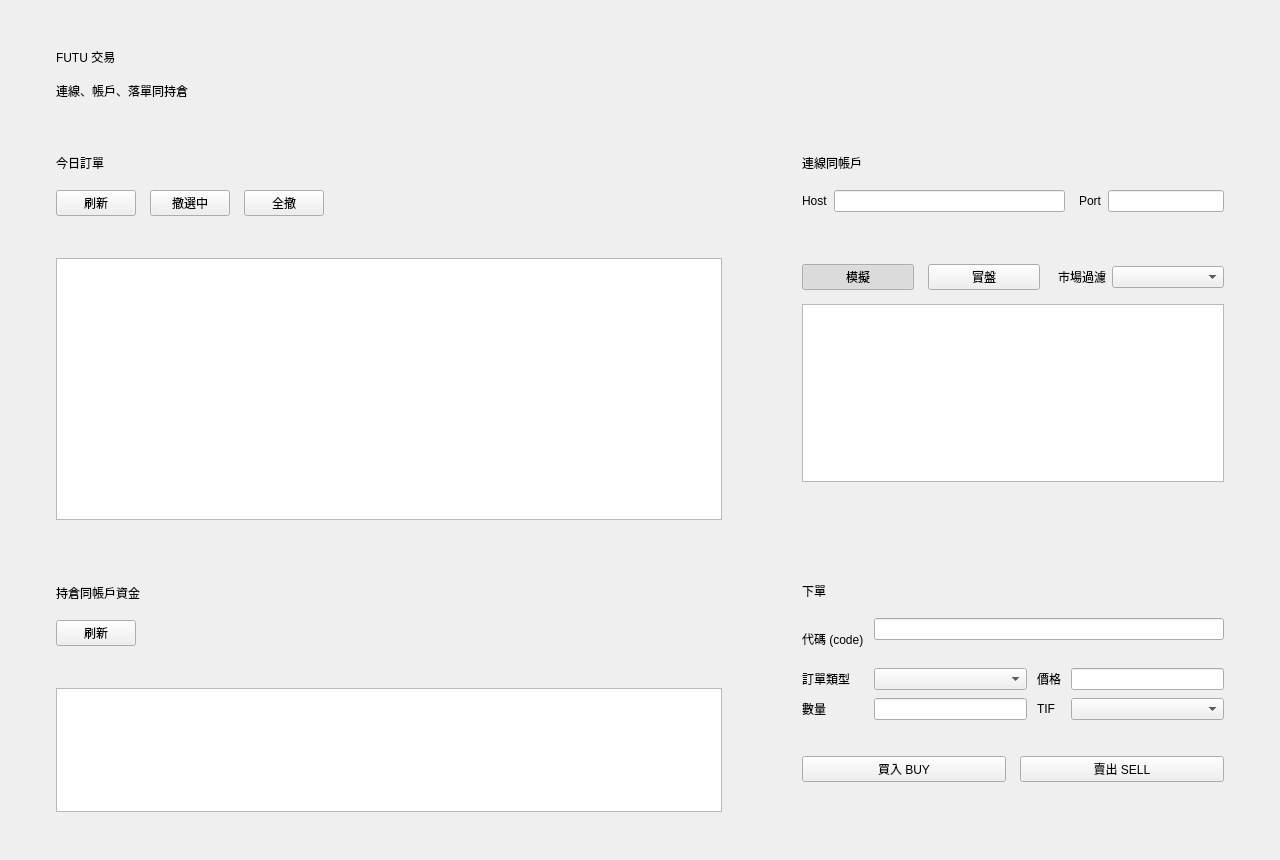
<?xml version="1.0" encoding="UTF-8"?>
<ui version="4.0">
 <class>FutuTradePage</class>
 <!--
   FUTU 交易頁排版（Qt Designer 可開）。身份契約：objectName == page 入面嘅 Python 屬性名
   （QUiLoader 會將子 widget 掛做 root attribute），改名要兩邊同步。
   `og` / `role` 呢類自訂 dynamic property Designer 帶唔住 → 一律由 futu_trade_page._STAMP 喺 load 後注入。
   欄位/卡片比例用 sizePolicy 嘅 horstretch/verstretch（= Designer「Layout Stretch」），
   因為 `.ui` 嘅 <item> 唔帶 stretch 屬性（uic: Unexpected attribute stretch）；root 級要
   剩餘高度歸某區，就包一個 wrapper widget 帶 verstretch（見 cols_wrap）。
   Designer 改呢檔時注意：QGridLayout 間距屬性名必須係 horizontalSpacing/verticalSpacing
   （寫 hspacing/vspacing 會被 uic 靜靜丟掉，實測變返 6）；card 嘅 vsizetype 唔好寫 Fixed。
   表格欄數、下拉 item、TIF/市場選項嘅「數量」全部屬資料 → 由 code 填，呢檔唔使改。
 -->
 <widget class="QWidget" name="futu_trade_page">
  <property name="geometry">
   <rect><x>0</x><y>0</y><width>1280</width><height>860</height></rect>
  </property>
  <layout class="QVBoxLayout" name="pageLayout">
   <property name="leftMargin"><number>24</number></property>
   <property name="topMargin"><number>24</number></property>
   <property name="rightMargin"><number>24</number></property>
   <property name="bottomMargin"><number>24</number></property>
   <property name="spacing"><number>6</number></property>

   <!-- ── Header card（pagetitle / pagebody 靠 app-level [og="pagecard"] + [role=...] style）
        淨係 verstretch=0（唔食剩餘高度）；vsizetype 必須 Preferred，Fixed 會令
        QWidgetItem 把 item 最小高度抬到 sizeHint，成頁 minimumSizeHint 多 28px ── -->
   <item>
    <widget class="QWidget" name="header_card">
     <property name="sizePolicy">
      <sizepolicy hsizetype="Preferred" vsizetype="Preferred">
       <horstretch>0</horstretch><verstretch>0</verstretch>
      </sizepolicy>
     </property>
     <layout class="QVBoxLayout" name="headerLayout">
      <property name="leftMargin"><number>32</number></property>
      <property name="topMargin"><number>24</number></property>
      <property name="rightMargin"><number>32</number></property>
      <property name="bottomMargin"><number>24</number></property>
      <property name="spacing"><number>6</number></property>
      <item>
       <widget class="QLabel" name="title_lbl">
        <property name="text"><string>FUTU 交易</string></property>
       </widget>
      </item>
      <item>
       <spacer name="headerGap">
        <property name="orientation"><enum>Qt::Orientation::Vertical</enum></property>
        <property name="sizeType"><enum>QSizePolicy::Policy::Fixed</enum></property>
        <property name="sizeHint" stdset="0"><size><width>0</width><height>10</height></size></property>
       </spacer>
      </item>
      <item>
       <widget class="QLabel" name="body_lbl">
        <property name="wordWrap"><bool>true</bool></property>
        <property name="text"><string>連線、帳戶、落單同持倉</string></property>
       </widget>
      </item>
     </layout>
    </widget>
   </item>

   <!-- ── 兩欄主區：左 = 今日訂單 + 持倉資金（horstretch 3）/ 右 = 連線帳戶 + 下單（2）── -->
   <item>
    <widget class="QWidget" name="cols_wrap">
     <!-- verstretch 1：root 剩餘高度全歸兩欄主區（等同命令式 v.addLayout(cols, 1)） -->
     <property name="sizePolicy">
      <sizepolicy hsizetype="Preferred" vsizetype="Preferred">
       <horstretch>0</horstretch><verstretch>1</verstretch>
      </sizepolicy>
     </property>
     <layout class="QHBoxLayout" name="colsLayout">
      <property name="leftMargin"><number>0</number></property>
      <property name="topMargin"><number>0</number></property>
      <property name="rightMargin"><number>0</number></property>
      <property name="bottomMargin"><number>0</number></property>
      <property name="spacing"><number>16</number></property>
      <item>
       <widget class="QWidget" name="left_col">
        <property name="sizePolicy">
         <sizepolicy hsizetype="Preferred" vsizetype="Preferred">
          <horstretch>3</horstretch><verstretch>0</verstretch>
         </sizepolicy>
        </property>
        <layout class="QVBoxLayout" name="leftCol">
         <property name="leftMargin"><number>0</number></property>
         <property name="topMargin"><number>0</number></property>
         <property name="rightMargin"><number>0</number></property>
         <property name="bottomMargin"><number>0</number></property>
         <property name="spacing"><number>16</number></property>

         <!-- 今日訂單 card（verstretch 3 = 佔左欄 3/5 高度）-->
         <item>
          <widget class="QWidget" name="orders_card">
           <property name="sizePolicy">
            <sizepolicy hsizetype="Preferred" vsizetype="Preferred">
             <horstretch>0</horstretch><verstretch>3</verstretch>
            </sizepolicy>
           </property>
           <layout class="QVBoxLayout" name="ordersCardLayout">
            <property name="leftMargin"><number>32</number></property>
            <property name="topMargin"><number>24</number></property>
            <property name="rightMargin"><number>32</number></property>
            <property name="bottomMargin"><number>24</number></property>
            <property name="spacing"><number>6</number></property>
            <item>
             <widget class="QLabel" name="orders_title_lbl">
              <property name="text"><string>今日訂單</string></property>
             </widget>
            </item>
            <item>
             <spacer name="ordersHeadGap">
              <property name="orientation"><enum>Qt::Orientation::Vertical</enum></property>
              <property name="sizeType"><enum>QSizePolicy::Policy::Fixed</enum></property>
              <property name="sizeHint" stdset="0"><size><width>0</width><height>12</height></size></property>
             </spacer>
            </item>
            <item>
             <layout class="QHBoxLayout" name="ordersBtnRow">
              <property name="leftMargin"><number>0</number></property>
              <property name="topMargin"><number>0</number></property>
              <property name="rightMargin"><number>0</number></property>
              <property name="bottomMargin"><number>0</number></property>
              <property name="spacing"><number>6</number></property>
              <item>
               <widget class="QPushButton" name="orders_refresh_btn">
                <property name="text"><string>刷新</string></property>
               </widget>
              </item>
              <item>
               <spacer name="ordersBtnGap1">
                <property name="orientation"><enum>Qt::Orientation::Horizontal</enum></property>
                <property name="sizeType"><enum>QSizePolicy::Policy::Fixed</enum></property>
                <property name="sizeHint" stdset="0"><size><width>8</width><height>0</height></size></property>
               </spacer>
              </item>
              <item>
               <widget class="QPushButton" name="cancel_sel_btn">
                <property name="text"><string>撤選中</string></property>
               </widget>
              </item>
              <item>
               <spacer name="ordersBtnGap2">
                <property name="orientation"><enum>Qt::Orientation::Horizontal</enum></property>
                <property name="sizeType"><enum>QSizePolicy::Policy::Fixed</enum></property>
                <property name="sizeHint" stdset="0"><size><width>8</width><height>0</height></size></property>
               </spacer>
              </item>
              <item>
               <widget class="QPushButton" name="cancel_all_btn">
                <property name="text"><string>全撤</string></property>
               </widget>
              </item>
              <item>
               <spacer name="ordersBtnStretch">
                <property name="orientation"><enum>Qt::Orientation::Horizontal</enum></property>
                <property name="sizeType"><enum>QSizePolicy::Policy::Expanding</enum></property>
                <property name="sizeHint" stdset="0"><size><width>0</width><height>0</height></size></property>
               </spacer>
              </item>
             </layout>
            </item>
            <item>
             <spacer name="ordersStatusGap">
              <property name="orientation"><enum>Qt::Orientation::Vertical</enum></property>
              <property name="sizeType"><enum>QSizePolicy::Policy::Fixed</enum></property>
              <property name="sizeHint" stdset="0"><size><width>0</width><height>8</height></size></property>
             </spacer>
            </item>
            <item>
             <widget class="QLabel" name="orders_status_lbl">
              <property name="wordWrap"><bool>true</bool></property>
              <property name="text"><string/></property>
             </widget>
            </item>
            <item>
             <spacer name="ordersTableGap">
              <property name="orientation"><enum>Qt::Orientation::Vertical</enum></property>
              <property name="sizeType"><enum>QSizePolicy::Policy::Fixed</enum></property>
              <property name="sizeHint" stdset="0"><size><width>0</width><height>8</height></size></property>
             </spacer>
            </item>
            <!-- 欄數 = ORDER_COLS（屬資料）→ _config_table 設；欄名 i18n → _apply_headers -->
            <item>
             <widget class="QTableWidget" name="orders_table"/>
            </item>
           </layout>
          </widget>
         </item>

         <!-- 持倉同帳戶資金 card（verstretch 2）-->
         <item>
          <widget class="QWidget" name="pos_card">
           <property name="sizePolicy">
            <sizepolicy hsizetype="Preferred" vsizetype="Preferred">
             <horstretch>0</horstretch><verstretch>2</verstretch>
            </sizepolicy>
           </property>
           <layout class="QVBoxLayout" name="posCardLayout">
            <property name="leftMargin"><number>32</number></property>
            <property name="topMargin"><number>24</number></property>
            <property name="rightMargin"><number>32</number></property>
            <property name="bottomMargin"><number>24</number></property>
            <property name="spacing"><number>6</number></property>
            <item>
             <widget class="QLabel" name="pos_title_lbl">
              <property name="text"><string>持倉同帳戶資金</string></property>
             </widget>
            </item>
            <item>
             <spacer name="posHeadGap">
              <property name="orientation"><enum>Qt::Orientation::Vertical</enum></property>
              <property name="sizeType"><enum>QSizePolicy::Policy::Fixed</enum></property>
              <property name="sizeHint" stdset="0"><size><width>0</width><height>12</height></size></property>
             </spacer>
            </item>
            <item>
             <layout class="QHBoxLayout" name="posBtnRow">
              <property name="leftMargin"><number>0</number></property>
              <property name="topMargin"><number>0</number></property>
              <property name="rightMargin"><number>0</number></property>
              <property name="bottomMargin"><number>0</number></property>
              <property name="spacing"><number>6</number></property>
              <item>
               <widget class="QPushButton" name="pos_refresh_btn">
                <property name="text"><string>刷新</string></property>
               </widget>
              </item>
              <item>
               <spacer name="posBtnStretch">
                <property name="orientation"><enum>Qt::Orientation::Horizontal</enum></property>
                <property name="sizeType"><enum>QSizePolicy::Policy::Expanding</enum></property>
                <property name="sizeHint" stdset="0"><size><width>0</width><height>0</height></size></property>
               </spacer>
              </item>
             </layout>
            </item>
            <item>
             <spacer name="posAccinfoGap">
              <property name="orientation"><enum>Qt::Orientation::Vertical</enum></property>
              <property name="sizeType"><enum>QSizePolicy::Policy::Fixed</enum></property>
              <property name="sizeHint" stdset="0"><size><width>0</width><height>8</height></size></property>
             </spacer>
            </item>
            <item>
             <widget class="QLabel" name="accinfo_lbl">
              <property name="wordWrap"><bool>true</bool></property>
              <property name="text"><string/></property>
             </widget>
            </item>
            <item>
             <spacer name="posTableGap">
              <property name="orientation"><enum>Qt::Orientation::Vertical</enum></property>
              <property name="sizeType"><enum>QSizePolicy::Policy::Fixed</enum></property>
              <property name="sizeHint" stdset="0"><size><width>0</width><height>8</height></size></property>
             </spacer>
            </item>
            <item>
             <widget class="QTableWidget" name="pos_table"/>
            </item>
           </layout>
          </widget>
         </item>
        </layout>
       </widget>
      </item>

      <item>
       <widget class="QWidget" name="right_col">
        <property name="sizePolicy">
         <sizepolicy hsizetype="Preferred" vsizetype="Preferred">
          <horstretch>2</horstretch><verstretch>0</verstretch>
         </sizepolicy>
        </property>
        <layout class="QVBoxLayout" name="rightCol">
         <property name="leftMargin"><number>0</number></property>
         <property name="topMargin"><number>0</number></property>
         <property name="rightMargin"><number>0</number></property>
         <property name="bottomMargin"><number>0</number></property>
         <property name="spacing"><number>16</number></property>

         <!-- 連線同帳戶 card（連線/斷開按鈕已刪 — 默認自動連線，狀態只喺 conn_status_lbl 如實反映）-->
         <item>
          <widget class="QWidget" name="conn_card">
           <layout class="QVBoxLayout" name="connCardLayout">
            <property name="leftMargin"><number>32</number></property>
            <property name="topMargin"><number>24</number></property>
            <property name="rightMargin"><number>32</number></property>
            <property name="bottomMargin"><number>24</number></property>
            <property name="spacing"><number>6</number></property>
            <item>
             <widget class="QLabel" name="conn_title_lbl">
              <property name="text"><string>連線同帳戶</string></property>
             </widget>
            </item>
            <item>
             <spacer name="connHeadGap">
              <property name="orientation"><enum>Qt::Orientation::Vertical</enum></property>
              <property name="sizeType"><enum>QSizePolicy::Policy::Fixed</enum></property>
              <property name="sizeHint" stdset="0"><size><width>0</width><height>12</height></size></property>
             </spacer>
            </item>
            <item>
             <layout class="QHBoxLayout" name="hostRow">
              <property name="leftMargin"><number>0</number></property>
              <property name="topMargin"><number>0</number></property>
              <property name="rightMargin"><number>0</number></property>
              <property name="bottomMargin"><number>0</number></property>
              <property name="spacing"><number>6</number></property>
              <item>
               <widget class="QLabel" name="host_lbl">
                <property name="text"><string>Host</string></property>
               </widget>
              </item>
              <item>
               <widget class="QLineEdit" name="host_edit">
                <property name="sizePolicy">
                 <sizepolicy hsizetype="Expanding" vsizetype="Fixed">
                  <horstretch>2</horstretch><verstretch>0</verstretch>
                 </sizepolicy>
                </property>
               </widget>
              </item>
              <item>
               <spacer name="hostPortGap">
                <property name="orientation"><enum>Qt::Orientation::Horizontal</enum></property>
                <property name="sizeType"><enum>QSizePolicy::Policy::Fixed</enum></property>
                <property name="sizeHint" stdset="0"><size><width>8</width><height>0</height></size></property>
               </spacer>
              </item>
              <item>
               <widget class="QLabel" name="port_lbl">
                <property name="text"><string>Port</string></property>
               </widget>
              </item>
              <item>
               <widget class="QLineEdit" name="port_edit">
                <property name="sizePolicy">
                 <sizepolicy hsizetype="Expanding" vsizetype="Fixed">
                  <horstretch>1</horstretch><verstretch>0</verstretch>
                 </sizepolicy>
                </property>
               </widget>
              </item>
             </layout>
            </item>
            <item>
             <spacer name="connStatusGap1">
              <property name="orientation"><enum>Qt::Orientation::Vertical</enum></property>
              <property name="sizeType"><enum>QSizePolicy::Policy::Fixed</enum></property>
              <property name="sizeHint" stdset="0"><size><width>0</width><height>8</height></size></property>
             </spacer>
            </item>
            <item>
             <spacer name="connStatusGap2">
              <property name="orientation"><enum>Qt::Orientation::Vertical</enum></property>
              <property name="sizeType"><enum>QSizePolicy::Policy::Fixed</enum></property>
              <property name="sizeHint" stdset="0"><size><width>0</width><height>10</height></size></property>
             </spacer>
            </item>
            <item>
             <widget class="QLabel" name="conn_status_lbl">
              <property name="wordWrap"><bool>true</bool></property>
              <property name="text"><string/></property>
             </widget>
            </item>
            <item>
             <spacer name="envRowGap">
              <property name="orientation"><enum>Qt::Orientation::Vertical</enum></property>
              <property name="sizeType"><enum>QSizePolicy::Policy::Fixed</enum></property>
              <property name="sizeHint" stdset="0"><size><width>0</width><height>8</height></size></property>
             </spacer>
            </item>
            <!-- 環境切換（SIM/REAL exclusive — QButtonGroup 屬行為，由 code 組）+ 市場過濾
                 （MARKET_FILTERS 屬資料 → code 填 item）。預設 SIM = 安全邊。 -->
            <item>
             <layout class="QHBoxLayout" name="envRow">
              <property name="leftMargin"><number>0</number></property>
              <property name="topMargin"><number>0</number></property>
              <property name="rightMargin"><number>0</number></property>
              <property name="bottomMargin"><number>0</number></property>
              <property name="spacing"><number>6</number></property>
              <item>
               <widget class="QPushButton" name="env_sim_btn">
                <property name="sizePolicy">
                 <sizepolicy hsizetype="Expanding" vsizetype="Fixed">
                  <horstretch>1</horstretch><verstretch>0</verstretch>
                 </sizepolicy>
                </property>
                <property name="checkable"><bool>true</bool></property>
                <property name="checked"><bool>true</bool></property>
                <property name="text"><string>模擬</string></property>
               </widget>
              </item>
              <item>
               <spacer name="envBtnGap">
                <property name="orientation"><enum>Qt::Orientation::Horizontal</enum></property>
                <property name="sizeType"><enum>QSizePolicy::Policy::Fixed</enum></property>
                <property name="sizeHint" stdset="0"><size><width>8</width><height>0</height></size></property>
               </spacer>
              </item>
              <item>
               <widget class="QPushButton" name="env_real_btn">
                <property name="sizePolicy">
                 <sizepolicy hsizetype="Expanding" vsizetype="Fixed">
                  <horstretch>1</horstretch><verstretch>0</verstretch>
                 </sizepolicy>
                </property>
                <property name="checkable"><bool>true</bool></property>
                <property name="text"><string>實盤</string></property>
               </widget>
              </item>
              <item>
               <spacer name="marketGap">
                <property name="orientation"><enum>Qt::Orientation::Horizontal</enum></property>
                <property name="sizeType"><enum>QSizePolicy::Policy::Fixed</enum></property>
                <property name="sizeHint" stdset="0"><size><width>12</width><height>0</height></size></property>
               </spacer>
              </item>
              <item>
               <widget class="QLabel" name="market_lbl">
                <property name="text"><string>市場過濾</string></property>
               </widget>
              </item>
              <item>
               <widget class="QComboBox" name="market_combo">
                <property name="sizePolicy">
                 <sizepolicy hsizetype="Expanding" vsizetype="Fixed">
                  <horstretch>1</horstretch><verstretch>0</verstretch>
                 </sizepolicy>
                </property>
               </widget>
              </item>
             </layout>
            </item>
            <item>
             <spacer name="accTableGap">
              <property name="orientation"><enum>Qt::Orientation::Vertical</enum></property>
              <property name="sizeType"><enum>QSizePolicy::Policy::Fixed</enum></property>
              <property name="sizeHint" stdset="0"><size><width>0</width><height>8</height></size></property>
             </spacer>
            </item>
            <item>
             <widget class="QTableWidget" name="acc_table">
              <property name="maximumHeight"><number>160</number></property>
             </widget>
            </item>
            <item>
             <spacer name="accSelGap">
              <property name="orientation"><enum>Qt::Orientation::Vertical</enum></property>
              <property name="sizeType"><enum>QSizePolicy::Policy::Fixed</enum></property>
              <property name="sizeHint" stdset="0"><size><width>0</width><height>8</height></size></property>
             </spacer>
            </item>
            <item>
             <widget class="QLabel" name="acc_sel_lbl">
              <property name="text"><string/></property>
             </widget>
            </item>
            <item>
             <spacer name="accSelGap2">
              <property name="orientation"><enum>Qt::Orientation::Vertical</enum></property>
              <property name="sizeType"><enum>QSizePolicy::Policy::Fixed</enum></property>
              <property name="sizeHint" stdset="0"><size><width>0</width><height>8</height></size></property>
             </spacer>
            </item>
           </layout>
          </widget>
         </item>

         <!-- 下單 card（買入/賣出兩鍵；方向由按鍵決定）-->
         <item>
          <widget class="QWidget" name="order_card">
           <layout class="QVBoxLayout" name="orderCardLayout">
            <property name="leftMargin"><number>32</number></property>
            <property name="topMargin"><number>24</number></property>
            <property name="rightMargin"><number>32</number></property>
            <property name="bottomMargin"><number>24</number></property>
            <property name="spacing"><number>6</number></property>
            <item>
             <widget class="QLabel" name="order_title_lbl">
              <property name="text"><string>下單</string></property>
             </widget>
            </item>
            <item>
             <spacer name="orderHeadGap">
              <property name="orientation"><enum>Qt::Orientation::Vertical</enum></property>
              <property name="sizeType"><enum>QSizePolicy::Policy::Fixed</enum></property>
              <property name="sizeHint" stdset="0"><size><width>0</width><height>12</height></size></property>
             </spacer>
            </item>
            <!-- 代碼欄 = code_edit + code_hint_lbl（hint 屬狀態 → code 更新）；
                 ORDER_TYPES / TIF_OPTIONS 屬資料 → code 填 combo item -->
            <item>
             <layout class="QGridLayout" name="orderGrid">
              <property name="leftMargin"><number>0</number></property>
              <property name="topMargin"><number>0</number></property>
              <property name="rightMargin"><number>0</number></property>
              <property name="bottomMargin"><number>0</number></property>
              <property name="horizontalSpacing"><number>10</number></property>
              <property name="verticalSpacing"><number>8</number></property>
              <item row="0" column="0">
               <widget class="QLabel" name="code_lbl">
                <property name="text"><string>代碼 (code)</string></property>
               </widget>
              </item>
              <item row="0" column="1" rowspan="1" colspan="3">
               <widget class="QWidget" name="code_cell">
                <layout class="QVBoxLayout" name="codeCellLayout">
                 <property name="leftMargin"><number>0</number></property>
                 <property name="topMargin"><number>0</number></property>
                 <property name="rightMargin"><number>0</number></property>
                 <property name="bottomMargin"><number>0</number></property>
                 <property name="spacing"><number>6</number></property>
                 <item>
                  <widget class="QLineEdit" name="code_edit"/>
                 </item>
                 <item>
                  <widget class="QLabel" name="code_hint_lbl">
                   <property name="text"><string/></property>
                  </widget>
                 </item>
                </layout>
               </widget>
              </item>
              <item row="1" column="0">
               <widget class="QLabel" name="otype_lbl">
                <property name="text"><string>訂單類型</string></property>
               </widget>
              </item>
              <item row="1" column="1">
               <widget class="QComboBox" name="otype_combo"/>
              </item>
              <item row="1" column="2">
               <widget class="QLabel" name="price_lbl">
                <property name="text"><string>價格</string></property>
               </widget>
              </item>
              <item row="1" column="3">
               <widget class="QLineEdit" name="price_edit"/>
              </item>
              <item row="2" column="0">
               <widget class="QLabel" name="qty_lbl">
                <property name="text"><string>數量</string></property>
               </widget>
              </item>
              <item row="2" column="1">
               <widget class="QLineEdit" name="qty_edit"/>
              </item>
              <item row="2" column="2">
               <widget class="QLabel" name="tif_lbl">
                <property name="text"><string>TIF</string></property>
               </widget>
              </item>
              <item row="2" column="3">
               <widget class="QComboBox" name="tif_combo"/>
              </item>
             </layout>
            </item>
            <item>
             <spacer name="unlockGap">
              <property name="orientation"><enum>Qt::Orientation::Vertical</enum></property>
              <property name="sizeType"><enum>QSizePolicy::Policy::Fixed</enum></property>
              <property name="sizeHint" stdset="0"><size><width>0</width><height>6</height></size></property>
             </spacer>
            </item>
            <!-- 解鎖狀態（只實盤顯示 — hide/show 屬行為 → code；新版 OpenD 只容許 GUI 解鎖）-->
            <item>
             <widget class="QLabel" name="unlock_status_lbl">
              <property name="wordWrap"><bool>true</bool></property>
              <property name="text"><string/></property>
             </widget>
            </item>
            <item>
             <spacer name="buySellGap">
              <property name="orientation"><enum>Qt::Orientation::Vertical</enum></property>
              <property name="sizeType"><enum>QSizePolicy::Policy::Fixed</enum></property>
              <property name="sizeHint" stdset="0"><size><width>0</width><height>4</height></size></property>
             </spacer>
            </item>
            <item>
             <layout class="QHBoxLayout" name="buySellRow">
              <property name="leftMargin"><number>0</number></property>
              <property name="topMargin"><number>0</number></property>
              <property name="rightMargin"><number>0</number></property>
              <property name="bottomMargin"><number>0</number></property>
              <property name="spacing"><number>6</number></property>
              <item>
               <widget class="QPushButton" name="buy_btn">
                <property name="sizePolicy">
                 <sizepolicy hsizetype="Expanding" vsizetype="Fixed">
                  <horstretch>1</horstretch><verstretch>0</verstretch>
                 </sizepolicy>
                </property>
                <property name="text"><string>買入 BUY</string></property>
               </widget>
              </item>
              <item>
               <spacer name="buySellMidGap">
                <property name="orientation"><enum>Qt::Orientation::Horizontal</enum></property>
                <property name="sizeType"><enum>QSizePolicy::Policy::Fixed</enum></property>
                <property name="sizeHint" stdset="0"><size><width>8</width><height>0</height></size></property>
               </spacer>
              </item>
              <item>
               <widget class="QPushButton" name="sell_btn">
                <property name="sizePolicy">
                 <sizepolicy hsizetype="Expanding" vsizetype="Fixed">
                  <horstretch>1</horstretch><verstretch>0</verstretch>
                 </sizepolicy>
                </property>
                <property name="text"><string>賣出 SELL</string></property>
               </widget>
              </item>
             </layout>
            </item>
            <item>
             <spacer name="orderResultGap">
              <property name="orientation"><enum>Qt::Orientation::Vertical</enum></property>
              <property name="sizeType"><enum>QSizePolicy::Policy::Fixed</enum></property>
              <property name="sizeHint" stdset="0"><size><width>0</width><height>10</height></size></property>
             </spacer>
            </item>
            <item>
             <widget class="QLabel" name="order_result_lbl">
              <property name="wordWrap"><bool>true</bool></property>
              <property name="text"><string/></property>
             </widget>
            </item>
           </layout>
          </widget>
         </item>

         <item>
          <spacer name="rightColStretch">
           <property name="orientation"><enum>Qt::Orientation::Vertical</enum></property>
           <property name="sizeType"><enum>QSizePolicy::Policy::Expanding</enum></property>
           <property name="sizeHint" stdset="0"><size><width>0</width><height>0</height></size></property>
          </spacer>
         </item>
        </layout>
       </widget>
      </item>
     </layout>
    </widget>
   </item>
  </layout>
 </widget>
 <resources/>
 <connections/>
</ui>
